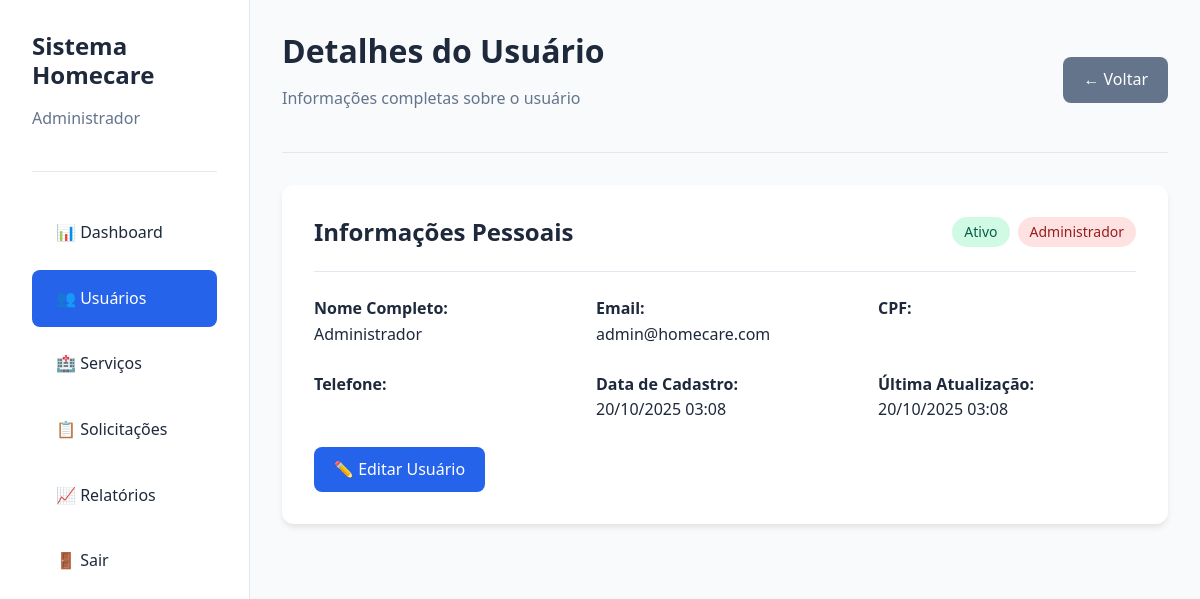
The app's page /admin/usuario_detalhes.php?id=1 (signed in) with its own data.
### tables this page shows
CREATE TABLE usuarios (
    id INT AUTO_INCREMENT PRIMARY KEY,
    nome VARCHAR(100) NOT NULL,
    email VARCHAR(100) NOT NULL UNIQUE,
    senha VARCHAR(255) NOT NULL,
    telefone VARCHAR(20),
    cpf VARCHAR(14) UNIQUE,
    tipo_usuario ENUM('admin', 'prestador', 'cliente') NOT NULL,
    foto_perfil VARCHAR(255) DEFAULT NULL,
    status ENUM('ativo', 'inativo') DEFAULT 'ativo',
    data_cadastro TIMESTAMP DEFAULT CURRENT_TIMESTAMP,
    data_atualizacao TIMESTAMP DEFAULT CURRENT_TIMESTAMP ON UPDATE CURRENT_TIMESTAMP,
    INDEX idx_email (email),
    INDEX idx_tipo_usuario (tipo_usuario),
    INDEX idx_status (status)
);

### includes/funcoes.php (called while the page is built, shortened)
<?php
function formatDateTimeBR($datetime) {
    return date('d/m/Y H:i', strtotime($datetime));
}

### admin/usuario_detalhes.php (the view, shortened to what this page needs)
<?php
$db = getDB();
$id = (int)$_GET['id'];
try {
    $stmt = $db->prepare("SELECT * FROM usuarios WHERE id = ?");
    $stmt->execute([$id]);
    $usuario = $stmt->fetch();
} catch (PDOException $e) {
    setAlert('Erro ao buscar dados do usuário.', 'error');
    redirect('/admin/usuarios.php');
}
?>
<!DOCTYPE html>
<html lang="pt-BR">
<head>
    <link rel="stylesheet" href="../assets/css/style.css">
</head>
<body>
<div class="dashboard">
    <aside class="sidebar">
        <div class="sidebar-header">
            <h3><?= SITE_NAME ?></h3>
            <p>Administrador</p>
        </div>
        <ul class="sidebar-menu">
            <li><a href="index.php">📊 Dashboard</a></li>
            <li><a href="usuarios.php" class="active">👥 Usuários</a></li>
            <li><a href="servicos.php">🏥 Serviços</a></li>
            <li><a href="solicitacoes.php">📋 Solicitações</a></li>
            <li><a href="relatorios.php">📈 Relatórios</a></li>
            <li><a href="../auth/logout.php">🚪 Sair</a></li>
        </ul>
    </aside>
    <main class="main-content">
        <div class="page-header d-flex justify-between align-center">
            <div>
                <h1>Detalhes do Usuário</h1>
                <p>Informações completas sobre o usuário</p>
            </div>
            <a href="usuarios.php" class="btn btn-secondary">← Voltar</a>
        </div>
        <div class="card">
            <div class="card-header d-flex justify-between align-center">
                <h3>Informações Pessoais</h3>
                <div style="display: flex; gap: 0.5rem;">
                        <span class="badge <?= $usuario['status'] === 'ativo' ? 'badge-success' : 'badge-error' ?>">
                            <?= ucfirst($usuario['status']) ?>
                        </span>
                    <?php
                    $tipo_badges = [
                        'admin' => ['class' => 'badge-error', 'label' => 'Administrador'],
                        'prestador' => ['class' => 'badge-info', 'label' => 'Prestador'],
                        'cliente' => ['class' => 'badge-secondary', 'label' => 'Cliente']
                    ];
                    $badge = $tipo_badges[$usuario['tipo_usuario']];
                    ?>
                    <span class="badge <?= $badge['class'] ?>">
                            <?= $badge['label'] ?>
                        </span>
                </div>
            </div>
            <div style="display: grid; grid-template-columns: repeat(auto-fit, minmax(250px, 1fr)); gap: 1.5rem;">
                <div>
                    <strong>Nome Completo:</strong><br>
                    <?= htmlspecialchars($usuario['nome']) ?>
                </div>
                <div>
                    <strong>Email:</strong><br>
                    <?= htmlspecialchars($usuario['email']) ?>
                </div>
                <div>
                    <strong>CPF:</strong><br>
                </div>
                <div>
                    <strong>Telefone:</strong><br>
                </div>
                <div>
                    <strong>Data de Cadastro:</strong><br>
                    <?= formatDateTimeBR($usuario['data_cadastro']) ?>
                </div>
                <div>
                    <strong>Última Atualização:</strong><br>
                    <?= formatDateTimeBR($usuario['data_atualizacao']) ?>
                </div>
            </div>
            <div style="margin-top: 1.5rem; display: flex; gap: 0.5rem;">
                <a href="usuario_form.php?id=<?= $usuario['id'] ?>" class="btn btn-primary">✏️ Editar Usuário</a>
            </div>
        </div>
    </main>
</div>
</body>
</html>

### assets/css/style.css (style rules this page uses)
* { margin: 0; padding: 0; box-sizing: border-box; }
:root { --primary-color: #2563eb; --primary-dark: #1e40af; --primary-light: #3b82f6; --secondary-color: #64748b; --secondary-dark: #475569; --success-color: #10b981; --error-color: #ef4444; --warning-color: #f59e0b; --info-color: #3b82f6; --bg-color: #f8fafc; --card-bg: #ffffff; --text-color: #1e293b; --text-light: #64748b; --border-color: #e2e8f0; --shadow-sm: 0 1px 2px 0 rgba(0, 0, 0, 0.05); --shadow-md: 0 4px 6px -1px rgba(0, 0, 0, 0.1); --shadow-lg: 0 10px 15px -3px rgba(0, 0, 0, 0.1); --shadow-xl: 0 20px 25px -5px rgba(0, 0, 0, 0.1); --spacing-xs: 0.5rem; --spacing-sm: 1rem; --spacing-md: 1.5rem; --spacing-lg: 2rem; --spacing-xl: 3rem; --radius-sm: 0.375rem; --radius-md: 0.5rem; --radius-lg: 0.75rem; --radius-xl: 1rem; }
body { font-family: 'Segoe UI', Tahoma, Geneva, Verdana, sans-serif; background-color: var(--bg-color); color: var(--text-color); line-height: 1.6; min-height: 100vh; }
h1, h2, h3, h4, h5, h6 { font-weight: 600; line-height: 1.2; margin-bottom: var(--spacing-sm); color: var(--text-color); }
h1 { font-size: 2.5rem; }
h3 { font-size: 1.5rem; }
p { margin-bottom: var(--spacing-sm); color: var(--text-light); }
a { color: var(--primary-color); text-decoration: none; transition: color 0.3s ease; }
.btn { display: inline-block; padding: 0.625rem 1.25rem; font-size: 1rem; font-weight: 500; text-align: center; border: none; border-radius: var(--radius-md); cursor: pointer; transition: all 0.3s ease; text-decoration: none; }
.btn-primary { background-color: var(--primary-color); color: white; }
.btn-secondary { background-color: var(--secondary-color); color: white; }
.dashboard { display: flex; min-height: 100vh; }
.sidebar { width: 250px; background-color: white; border-right: 1px solid var(--border-color); padding: var(--spacing-lg); }
.sidebar-header { margin-bottom: var(--spacing-lg); padding-bottom: var(--spacing-md); border-bottom: 1px solid var(--border-color); }
.sidebar-menu { list-style: none; }
.sidebar-menu li { margin-bottom: var(--spacing-xs); }
.sidebar-menu a { display: block; padding: var(--spacing-sm) var(--spacing-md); color: var(--text-color); border-radius: var(--radius-md); transition: all 0.3s ease; }
.sidebar-menu a:hover, .sidebar-menu a.active { background-color: var(--primary-color); color: white; }
.main-content { flex: 1; padding: var(--spacing-lg); }
.page-header { margin-bottom: var(--spacing-lg); padding-bottom: var(--spacing-md); border-bottom: 1px solid var(--border-color); }
.page-header h1 { font-size: 2rem; }
.card { background-color: white; border-radius: var(--radius-lg); padding: var(--spacing-lg); box-shadow: var(--shadow-md); margin-bottom: var(--spacing-lg); }
.card-header { margin-bottom: var(--spacing-md); padding-bottom: var(--spacing-md); border-bottom: 1px solid var(--border-color); }
.card-header h3 { margin: 0; }
.badge { display: inline-block; padding: 0.25rem 0.75rem; font-size: 0.875rem; font-weight: 500; border-radius: 9999px; }
.badge-success { background-color: #d1fae5; color: #065f46; }
.badge-error { background-color: #fee2e2; color: #991b1b; }
.d-flex { display: flex; }
.justify-between { justify-content: space-between; }
.align-center { align-items: center; }

### records on screen
usuarios: status "Ativo", tipo_usuario "Administrador", nome "Administrador", email "admin@homecare.com", data_cadastro "20/10/2025 03:08", data_atualizacao "20/10/2025 03:08"

### other values on screen
SITE_NAME "Sistema Homecare"
